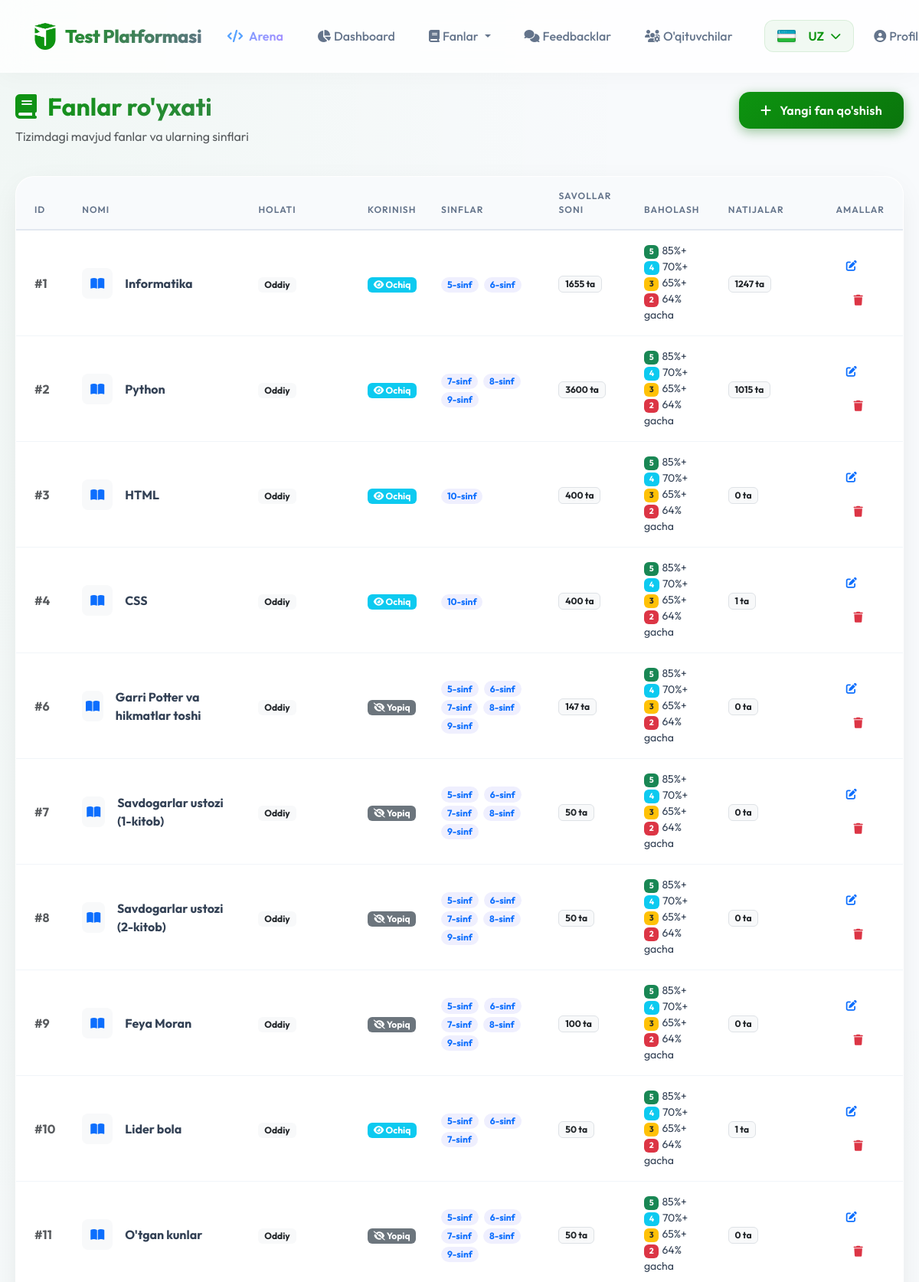
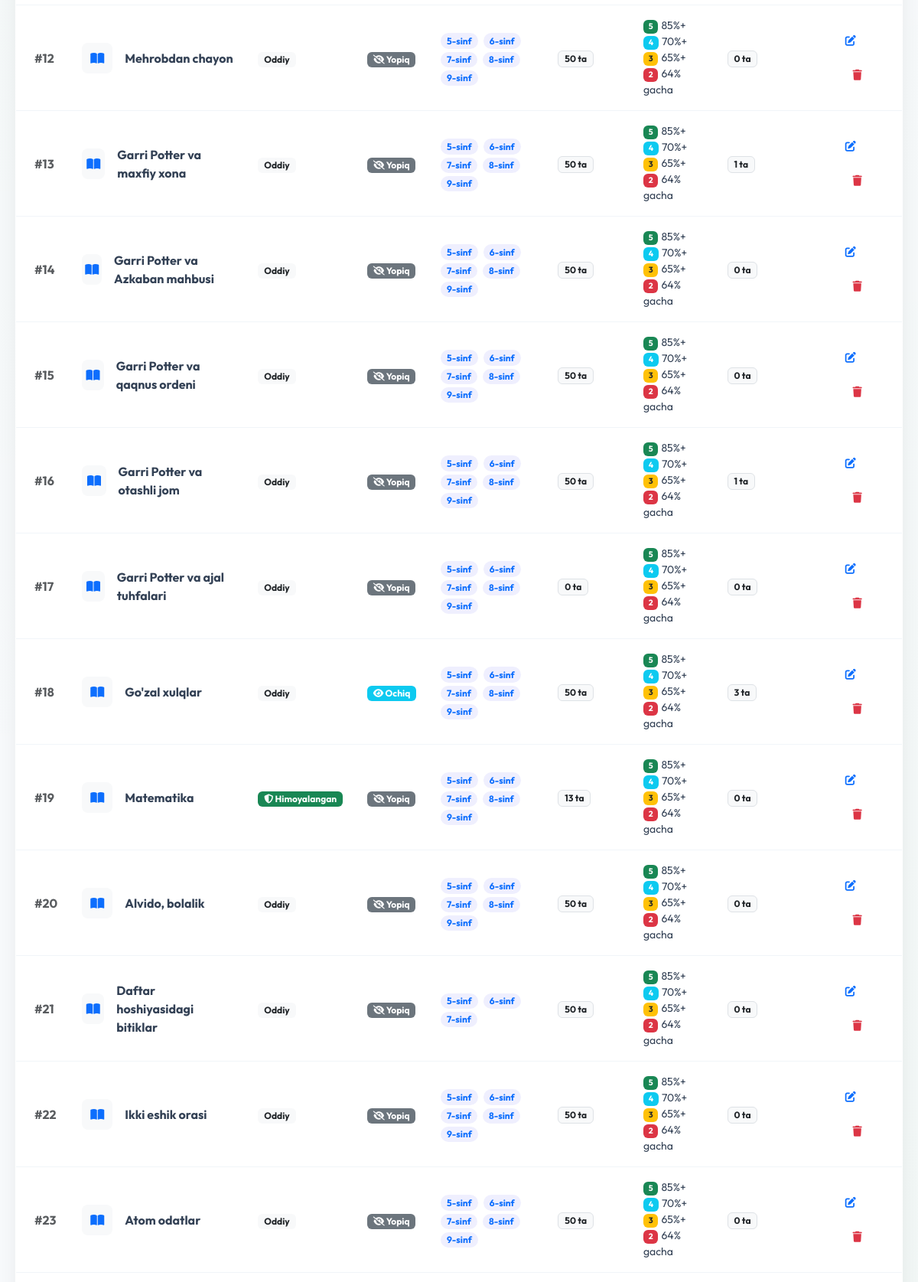
The app's page /admin/subjects (signed in, upper part) with its own data (2 pictures, top to bottom).
### models.py (models this page shows)
class Subject(db.Model):
    id = db.Column(db.Integer, primary_key=True)
    name = db.Column(db.String(50), nullable=False)
    name_ru = db.Column(db.String(50))
    name_en = db.Column(db.String(50))
    grades = db.Column(db.String(20), nullable=False)  # e.g. "5,6" or "7,8,9"
    is_protected = db.Column(db.Boolean, default=False)  # Anti-cheat protection
    question_count = db.Column(db.Integer, default=20)
    time_limit = db.Column(db.Integer, default=30)
    show_results = db.Column(db.Boolean, default=True)
    is_visible = db.Column(db.Boolean, default=True)

### routes/admin.py (the view)
@admin_bp.route('/subjects')
def subjects():
    subjects = Subject.query.all()
    for subject in subjects:
        subject.grade_settings = get_subject_grade_settings(subject.id)
    return render_template('admin_subjects.html', subjects=subjects)

### feature_store.py (called while the page is built)
def _feature_store_path() -> Path:
    instance_dir = Path(current_app.instance_path)
    instance_dir.mkdir(parents=True, exist_ok=True)
    store_path = instance_dir / FEATURE_STORE_FILENAME
    if not store_path.exists():
        store_path.write_text(
            json.dumps({"question_images": {}, "subject_grading": {}}, ensure_ascii=False, indent=2),
            encoding="utf-8",
        )
    return store_path

def _normalize_store(payload: Any) -> dict[str, dict[str, Any]]:
    data = payload if isinstance(payload, dict) else {}
    question_images = data.get("question_images")
    subject_grading = data.get("subject_grading")
    return {
        "question_images": question_images if isinstance(question_images, dict) else {},
        "subject_grading": subject_grading if isinstance(subject_grading, dict) else {},
    }

def load_feature_store() -> dict[str, dict[str, Any]]:
    if hasattr(g, '_feature_store'):
        return g._feature_store
    store_path = _feature_store_path()
    try:
        payload = json.loads(store_path.read_text(encoding="utf-8"))
    except (OSError, json.JSONDecodeError) as e:
        current_app.logger.warning("feature_store o'qishda xato: %s", e)
        payload = {}
    result = _normalize_store(payload)
    g._feature_store = result
    return result

def validate_grade_settings(
    excellent_min: int,
    good_min: int,
    satisfactory_min: int,
    fail_max: int,
) -> str | None:
    values = [excellent_min, good_min, satisfactory_min, fail_max]
    if any(value < 0 or value > 100 for value in values):
        return _("Baho chegaralari 0 dan 100 gacha bo'lishi kerak")
    if not excellent_min > good_min > satisfactory_min:
        return _("Chegaralar kamayish tartibida bo'lishi kerak: A'lo > Yaxshi > Qoniqarli")
    if fail_max >= satisfactory_min:
        return _("Qoniqarsiz chegarasi Qoniqarli chegarasidan past bo'lishi kerak")
    if fail_max != satisfactory_min - 1:
        return _("Qoniqarsiz chegarasi Qoniqarli chegarasidan 1 foiz past bo'lishi kerak")
    return None

### routes/admin.py (called while the page is built)
@admin_bp.before_request
def require_login():
    if request.endpoint == 'admin.login':
        return
    if 'admin_id' not in session:
        return redirect(url_for('admin.login'))

### templates/admin_subjects.html (shortened to what this page needs)
{% extends "base.html" %}
{% block content %}
<div class="row mb-4 animate-fade-in-up">
    <div class="col-md-8">
        <h2 class="fw-bold text-gradient"><i class="fas fa-book me-2"></i> {{ _('Fanlar ro\'yxati') }}</h2>
        <p class="text-muted">{{ _('Tizimdagi mavjud fanlar va ularning sinflari') }}</p>
    </div>
    <div class="col-md-4 text-md-end">
        <a href="{{ url_for('admin.subject_add') }}" class="btn btn-primary">
            <i class="fas fa-plus me-2"></i> {{ _('Yangi fan qo\'shish') }}
        </a>
    </div>
</div>
<div class="card animate-fade-in-up" style="animation-delay: 0.1s;">
    <div class="card-body p-0">
        <div class="table-responsive">
            <table class="table table-hover align-middle mb-0">
                <thead>
                    <tr>
                        <th class="ps-4">ID</th>
                        <th>{{ _('Nomi') }}</th>
                        <th>{{ _('Holati') }}</th>
                        <th>{{ _('Korinish') }}</th>
                        <th>{{ _('Sinflar') }}</th>
                        <th>{{ _('Savollar soni') }}</th>
                        <th>{{ _('Baholash') }}</th>
                        <th>{{ _('Natijalar') }}</th>
                        <th class="text-end pe-4">{{ _('Amallar') }}</th>
                    </tr>
                </thead>
                <tbody>
                    {% for subject in subjects %}
                    <tr>
                        <td class="ps-4 fw-bold text-muted">#{{ subject.id }}</td>
                        <td>
                            <div class="d-flex align-items-center">
                                <div class="icon-square bg-light text-primary rounded-3 me-3 d-flex align-items-center justify-content-center"
                                    style="width: 40px; height: 40px;">
                                    <i class="fas fa-book-open"></i>
                                </div>
                                <span class="fw-bold">{{ subject.name }}</span>
                            </div>
                        </td>
                        <td>
                            {% if subject.is_protected %}
                            <span class="badge bg-success"><i class="fas fa-shield-alt"></i> {{ _('Himoyalangan')
                                }}</span>
                            {% else %}
                            <span class="badge bg-light text-dark">{{ _('Oddiy') }}</span>
                            {% endif %}
                        </td>
                        <td>
                            {% if subject.is_visible %}
                            <span class="badge bg-info"><i class="fas fa-eye"></i> {{ _('Ochiq') }}</span>
                            {% else %}
                            <span class="badge bg-secondary"><i class="fas fa-eye-slash"></i> {{ _('Yopiq') }}</span>
                            {% endif %}
                        </td>
                        <td>
                            {% for grade in subject.grades.split(',') %}
                            <span class="badge bg-soft-primary text-primary rounded-pill me-1">{{ grade }}-{{ _('sinf')
                                }}</span>
                            {% endfor %}
                        </td>
                        <td>
                            <span class="badge bg-light text-dark border">{{ subject.questions|length }} {{ _('ta')
                                }}</span>
                        </td>
                        <td>
                            <div class="small">
                                <div><span class="badge bg-success me-1">5</span>{{ subject.grade_settings.excellent_min }}%+</div>
                                <div><span class="badge bg-info me-1">4</span>{{ subject.grade_settings.good_min }}%+</div>
                                <div><span class="badge bg-warning text-dark me-1">3</span>{{ subject.grade_settings.satisfactory_min }}%+</div>
                                <div><span class="badge bg-danger me-1">2</span>{{ subject.grade_settings.fail_max }}% {{ _('gacha') }}</div>
                            </div>
                        </td>
                        <td>
                            <span class="badge bg-light text-dark border">{{ subject.results|length }} {{ _('ta')
                                }}</span>
                        </td>
                        <td class="text-end pe-4">
                            <a href="{{ url_for('admin.subject_edit', id=subject.id) }}"
                                class="btn btn-sm btn-outline-primary me-2">
                                <i class="fas fa-edit"></i>
                            </a>
                            {% if session.admin_role == 'admin' %}
                            <a href="{{ url_for('admin.subject_delete', id=subject.id) }}"
                                class="btn btn-sm btn-outline-danger"
                                onclick="return confirm('{{ _('Haqiqatan ham bu fanni o\'chirmoqchimisiz? Unga bog\'liq barcha ma\'lumotlar tekshiriladi.') }}')">
                                <i class="fas fa-trash"></i>
                            </a>
                            {% endif %}
                        </td>
                    </tr>
                    {% endfor %}
                </tbody>
            </table>
        </div>
    </div>
</div>
{% endblock %}

### templates/base.html (style rules this page uses)
:root { --primary: #0d9410; --primary-dark: #0a750c; --secondary: #64748b; --success: #10b981; --danger: #ef4444; --warning: #f59e0b; --dark: #0f172a; --light: #f8fafc; --glass: rgba(255, 255, 255, 0.9); --glass-border: rgba(255, 255, 255, 0.2); --shadow: 0 10px 40px -10px rgba(0, 0, 0, 0.1); }
body { font-family: 'Outfit', sans-serif; background: #f8fafc; background-image: radial-gradient(at 0% 0%, rgba(13, 148, 16, 0.03) 0px, transparent 50%), radial-gradient(at 100% 100%, rgba(13, 148, 16, 0.03) 0px, transparent 50%); background-attachment: fixed; min-height: 100vh; color: var(--dark); }
.card { background: var(--glass); backdrop-filter: blur(12px); -webkit-backdrop-filter: blur(12px); border: 1px solid rgba(255, 255, 255, 0.5); border-radius: 24px; box-shadow: var(--shadow); transition: transform 0.3s cubic-bezier(0.4, 0, 0.2, 1), box-shadow 0.3s ease; overflow: hidden; }
.btn { border-radius: 14px; padding: 12px 28px; font-weight: 600; letter-spacing: 0.3px; transition: all 0.3s cubic-bezier(0.4, 0, 0.2, 1); border: none; position: relative; overflow: hidden; }
.btn-primary { background: linear-gradient(135deg, var(--primary), var(--primary-dark)); box-shadow: 0 4px 15px rgba(10, 117, 12, 0.4); }
.table-responsive { border-radius: 20px; box-shadow: 0 4px 6px -1px rgba(0, 0, 0, 0.05); }
.table { background: white; margin-bottom: 0; }
.table thead th { background: #f8fafc; color: #64748b; font-weight: 600; text-transform: uppercase; font-size: 0.75rem; letter-spacing: 1px; padding: 16px; border-bottom: 2px solid #e2e8f0; }
.table tbody td { padding: 16px; vertical-align: middle; border-bottom: 1px solid #f1f5f9; color: #334155; }

### templates/admin_subjects.html (style rules this page uses)
.bg-soft-primary { background-color: rgba(99, 102, 241, 0.1); }
.text-gradient { background: linear-gradient(135deg, var(--primary), var(--secondary)); -webkit-background-clip: text; -webkit-text-fill-color: transparent; }
.animate-fade-in-up { animation: fadeInUp 0.5s ease forwards; opacity: 0; transform: translateY(20px); }

### records on screen
Subject: id "1", name "Informatika", grade "5" "6", questions|length "1655", grade_settings.excellent_min "85", grade_settings.good_min "70", grade_settings.satisfactory_min "65", grade_settings.fail_max "64", results|length "1247"
Subject: id "2", name "Python", grade "7" "8" "9", questions|length "3600", grade_settings.excellent_min "85", grade_settings.good_min "70", grade_settings.satisfactory_min "65", grade_settings.fail_max "64", results|length "1015"
Subject: id "3", name "HTML", grades "10", questions|length "400", grade_settings.excellent_min "85", grade_settings.good_min "70", grade_settings.satisfactory_min "65", grade_settings.fail_max "64", results|length "0"
Subject: id "4", name "CSS", grades "10", questions|length "400", grade_settings.excellent_min "85", grade_settings.good_min "70", grade_settings.satisfactory_min "65", grade_settings.fail_max "64", results|length "1"
Subject: id "6", name "Garri Potter va hikmatlar toshi", grade "5" "6" "7" "8" "9", questions|length "147", grade_settings.excellent_min "85", grade_settings.good_min "70", grade_settings.satisfactory_min "65", grade_settings.fail_max "64", results|length "0"
Subject: id "7", name "Savdogarlar ustozi (1-kitob)", grade "5" "6" "7" "8" "9", questions|length "50", grade_settings.excellent_min "85", grade_settings.good_min "70", grade_settings.satisfactory_min "65", grade_settings.fail_max "64", results|length "0"
Subject: id "8", name "Savdogarlar ustozi (2-kitob)", grade "5" "6" "7" "8" "9", questions|length "50", grade_settings.excellent_min "85", grade_settings.good_min "70", grade_settings.satisfactory_min "65", grade_settings.fail_max "64", results|length "0"
Subject: id "9", name "Feya Moran", grade "5" "6" "7" "8" "9", questions|length "100", grade_settings.excellent_min "85", grade_settings.good_min "70", grade_settings.satisfactory_min "65", grade_settings.fail_max "64", results|length "0"
Subject: id "10", name "Lider bola", grade "5" "6" "7", questions|length "50", grade_settings.excellent_min "85", grade_settings.good_min "70", grade_settings.satisfactory_min "65", grade_settings.fail_max "64", results|length "1"
Subject: id "11", name "O'tgan kunlar", grade "5" "6" "7" "8" "9", questions|length "50", grade_settings.excellent_min "85", grade_settings.good_min "70", grade_settings.satisfactory_min "65", grade_settings.fail_max "64", results|length "0"
Subject: id "12", name "Mehrobdan chayon", grade "5" "6" "7" "8" "9", questions|length "50", grade_settings.excellent_min "85", grade_settings.good_min "70", grade_settings.satisfactory_min "65", grade_settings.fail_max "64", results|length "0"
Subject: id "13", name "Garri Potter va maxfiy xona", grade "5" "6" "7" "8" "9", questions|length "50", grade_settings.excellent_min "85", grade_settings.good_min "70", grade_settings.satisfactory_min "65", grade_settings.fail_max "64", results|length "1"
Subject: id "14", name "Garri Potter va Azkaban mahbusi", grade "5" "6" "7" "8" "9", questions|length "50", grade_settings.excellent_min "85", grade_settings.good_min "70", grade_settings.satisfactory_min "65", grade_settings.fail_max "64", results|length "0"
Subject: id "15", name "Garri Potter va qaqnus ordeni", grade "5" "6" "7" "8" "9", questions|length "50", grade_settings.excellent_min "85", grade_settings.good_min "70", grade_settings.satisfactory_min "65", grade_settings.fail_max "64", results|length "0"
Subject: id "16", name "Garri Potter va otashli jom", grade "5" "6" "7" "8" "9", questions|length "50", grade_settings.excellent_min "85", grade_settings.good_min "70", grade_settings.satisfactory_min "65", grade_settings.fail_max "64", results|length "1"
Subject: id "17", name "Garri Potter va ajal tuhfalari", grade "5" "6" "7" "8" "9", questions|length "0", grade_settings.excellent_min "85", grade_settings.good_min "70", grade_settings.satisfactory_min "65", grade_settings.fail_max "64", results|length "0"
Subject: id "18", name "Go'zal xulqlar", grade "5" "6" "7" "8" "9", questions|length "50", grade_settings.excellent_min "85", grade_settings.good_min "70", grade_settings.satisfactory_min "65", grade_settings.fail_max "64", results|length "3"
Subject: id "19", name "Matematika", grade "5" "6" "7" "8" "9", questions|length "13", grade_settings.excellent_min "85", grade_settings.good_min "70", grade_settings.satisfactory_min "65", grade_settings.fail_max "64", results|length "0"
Subject: id "20", name "Alvido, bolalik", grade "5" "6" "7" "8" "9", questions|length "50", grade_settings.excellent_min "85", grade_settings.good_min "70", grade_settings.satisfactory_min "65", grade_settings.fail_max "64", results|length "0"
Subject: id "21", name "Daftar hoshiyasidagi bitiklar", grade "5" "6" "7", questions|length "50", grade_settings.excellent_min "85", grade_settings.good_min "70", grade_settings.satisfactory_min "65", grade_settings.fail_max "64", results|length "0"
Subject: id "22", name "Ikki eshik orasi", grade "5" "6" "7" "8" "9", questions|length "50", grade_settings.excellent_min "85", grade_settings.good_min "70", grade_settings.satisfactory_min "65", grade_settings.fail_max "64", results|length "0"
Subject: id "23", name "Atom odatlar", grade "5" "6" "7" "8" "9", questions|length "50", grade_settings.excellent_min "85", grade_settings.good_min "70", grade_settings.satisfactory_min "65", grade_settings.fail_max "64", results|length "0"
